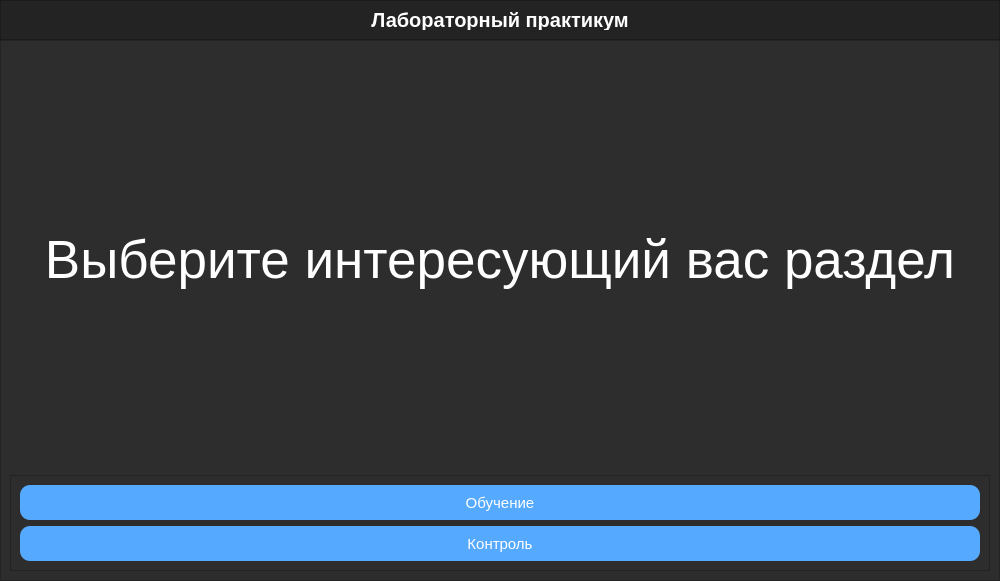
<?xml version="1.0" encoding="UTF-8"?>
<ui version="4.0">
 <class>MainWindow</class>
 <widget class="QMainWindow" name="MainWindow">
  <property name="geometry">
   <rect>
    <x>0</x>
    <y>0</y>
    <width>1000</width>
    <height>581</height>
   </rect>
  </property>
  <property name="minimumSize">
   <size>
    <width>1000</width>
    <height>500</height>
   </size>
  </property>
  <property name="windowTitle">
   <string>MainWindow</string>
  </property>
  <property name="styleSheet">
   <string notr="true">background-color: rgb(45, 45, 45);</string>
  </property>
  <widget class="QWidget" name="centralwidget">
   <layout class="QVBoxLayout" name="verticalLayout">
    <property name="spacing">
     <number>0</number>
    </property>
    <property name="leftMargin">
     <number>0</number>
    </property>
    <property name="topMargin">
     <number>0</number>
    </property>
    <property name="rightMargin">
     <number>0</number>
    </property>
    <property name="bottomMargin">
     <number>0</number>
    </property>
    <item>
     <widget class="QFrame" name="Top_Bar">
      <property name="maximumSize">
       <size>
        <width>16777215</width>
        <height>40</height>
       </size>
      </property>
      <property name="styleSheet">
       <string notr="true">background-color: rgb(35, 35, 35);</string>
      </property>
      <property name="frameShape">
       <enum>QFrame::NoFrame</enum>
      </property>
      <property name="frameShadow">
       <enum>QFrame::Raised</enum>
      </property>
      <layout class="QHBoxLayout" name="horizontalLayout">
       <property name="spacing">
        <number>0</number>
       </property>
       <property name="leftMargin">
        <number>0</number>
       </property>
       <property name="topMargin">
        <number>0</number>
       </property>
       <property name="rightMargin">
        <number>0</number>
       </property>
       <property name="bottomMargin">
        <number>0</number>
       </property>
       <item>
        <widget class="QFrame" name="frame_top">
         <property name="frameShape">
          <enum>QFrame::StyledPanel</enum>
         </property>
         <property name="frameShadow">
          <enum>QFrame::Raised</enum>
         </property>
         <layout class="QVBoxLayout" name="verticalLayout_10">
          <item>
           <widget class="QLabel" name="label_3">
            <property name="styleSheet">
             <string notr="true">QLabel{
	font-size:20px;
	font-weight:bold;
	color: white;
}</string>
            </property>
            <property name="text">
             <string>Лабораторный практикум</string>
            </property>
            <property name="alignment">
             <set>Qt::AlignCenter</set>
            </property>
           </widget>
          </item>
         </layout>
        </widget>
       </item>
      </layout>
     </widget>
    </item>
    <item>
     <widget class="QFrame" name="Content">
      <property name="frameShape">
       <enum>QFrame::NoFrame</enum>
      </property>
      <property name="frameShadow">
       <enum>QFrame::Raised</enum>
      </property>
      <layout class="QHBoxLayout" name="horizontalLayout_2">
       <property name="spacing">
        <number>0</number>
       </property>
       <property name="leftMargin">
        <number>0</number>
       </property>
       <property name="topMargin">
        <number>0</number>
       </property>
       <property name="rightMargin">
        <number>0</number>
       </property>
       <property name="bottomMargin">
        <number>0</number>
       </property>
       <item>
        <widget class="QFrame" name="frame_pages">
         <property name="frameShape">
          <enum>QFrame::StyledPanel</enum>
         </property>
         <property name="frameShadow">
          <enum>QFrame::Raised</enum>
         </property>
         <layout class="QVBoxLayout" name="verticalLayout_5">
          <item>
           <widget class="QStackedWidget" name="stackedWidget">
            <property name="currentIndex">
             <number>0</number>
            </property>
            <widget class="QWidget" name="page_1">
             <layout class="QVBoxLayout" name="verticalLayout_7">
              <item>
               <widget class="QLabel" name="label_1">
                <property name="font">
                 <font>
                  <pointsize>40</pointsize>
                 </font>
                </property>
                <property name="styleSheet">
                 <string notr="true">color: #FFF;</string>
                </property>
                <property name="text">
                 <string>Выберите интересующий вас раздел</string>
                </property>
                <property name="alignment">
                 <set>Qt::AlignCenter</set>
                </property>
               </widget>
              </item>
             </layout>
            </widget>
            <widget class="QWidget" name="page_2">
             <layout class="QVBoxLayout" name="verticalLayout_6">
              <item>
               <widget class="QScrollArea" name="scrollArea">
                <property name="styleSheet">
                 <string notr="true">QPushButton{
	color: white;
	background:rgb(85, 170, 255);
	height: 35px;
 	border-radius:10px;
	font-size:15px;
}</string>
                </property>
                <property name="widgetResizable">
                 <bool>true</bool>
                </property>
                <widget class="QWidget" name="scrollAreaWidgetContents">
                 <property name="geometry">
                  <rect>
                   <x>0</x>
                   <y>0</y>
                   <width>943</width>
                   <height>586</height>
                  </rect>
                 </property>
                 <layout class="QVBoxLayout" name="verticalLayout_4">
                  <item>
                   <widget class="QPushButton" name="btn">
                    <property name="text">
                     <string>PushButton</string>
                    </property>
                   </widget>
                  </item>
                  <item>
                   <widget class="QPushButton" name="btn_7">
                    <property name="text">
                     <string>PushButton</string>
                    </property>
                   </widget>
                  </item>
                  <item>
                   <widget class="QPushButton" name="btn_8">
                    <property name="text">
                     <string>PushButton</string>
                    </property>
                   </widget>
                  </item>
                  <item>
                   <widget class="QPushButton" name="btn_5">
                    <property name="text">
                     <string>PushButton</string>
                    </property>
                   </widget>
                  </item>
                  <item>
                   <widget class="QPushButton" name="btn_9">
                    <property name="text">
                     <string>PushButton</string>
                    </property>
                   </widget>
                  </item>
                  <item>
                   <widget class="QPushButton" name="btn_10">
                    <property name="text">
                     <string>PushButton</string>
                    </property>
                   </widget>
                  </item>
                  <item>
                   <widget class="QPushButton" name="btn_11">
                    <property name="text">
                     <string>PushButton</string>
                    </property>
                   </widget>
                  </item>
                  <item>
                   <widget class="QPushButton" name="btn_3">
                    <property name="text">
                     <string>PushButton</string>
                    </property>
                   </widget>
                  </item>
                  <item>
                   <widget class="QPushButton" name="btn_2">
                    <property name="text">
                     <string>PushButton</string>
                    </property>
                   </widget>
                  </item>
                  <item>
                   <widget class="QPushButton" name="btn_6">
                    <property name="text">
                     <string>PushButton</string>
                    </property>
                   </widget>
                  </item>
                  <item>
                   <widget class="QPushButton" name="btn_14">
                    <property name="text">
                     <string>PushButton</string>
                    </property>
                   </widget>
                  </item>
                  <item>
                   <widget class="QPushButton" name="btn_12">
                    <property name="text">
                     <string>PushButton</string>
                    </property>
                   </widget>
                  </item>
                  <item>
                   <widget class="QPushButton" name="btn_4">
                    <property name="text">
                     <string>PushButton</string>
                    </property>
                   </widget>
                  </item>
                  <item>
                   <widget class="QPushButton" name="btn_13">
                    <property name="text">
                     <string>PushButton</string>
                    </property>
                   </widget>
                  </item>
                 </layout>
                </widget>
               </widget>
              </item>
             </layout>
            </widget>
            <widget class="QWidget" name="page_3">
             <layout class="QVBoxLayout" name="verticalLayout_8">
              <item>
               <widget class="QScrollArea" name="scrollArea_2">
                <property name="styleSheet">
                 <string notr="true">QPushButton{
	color: white;
	background:rgb(85, 170, 255);
	height: 35px;
 	border-radius:10px;
	font-size:15px;
}</string>
                </property>
                <property name="widgetResizable">
                 <bool>true</bool>
                </property>
                <widget class="QWidget" name="scrollAreaWidgetContents_2">
                 <property name="geometry">
                  <rect>
                   <x>0</x>
                   <y>0</y>
                   <width>943</width>
                   <height>586</height>
                  </rect>
                 </property>
                 <layout class="QVBoxLayout" name="verticalLayout_9">
                  <item>
                   <widget class="QPushButton" name="pushButton_28">
                    <property name="text">
                     <string>PushButton</string>
                    </property>
                   </widget>
                  </item>
                  <item>
                   <widget class="QPushButton" name="pushButton_21">
                    <property name="text">
                     <string>PushButton</string>
                    </property>
                   </widget>
                  </item>
                  <item>
                   <widget class="QPushButton" name="pushButton_20">
                    <property name="text">
                     <string>PushButton</string>
                    </property>
                   </widget>
                  </item>
                  <item>
                   <widget class="QPushButton" name="pushButton_15">
                    <property name="text">
                     <string>PushButton</string>
                    </property>
                   </widget>
                  </item>
                  <item>
                   <widget class="QPushButton" name="pushButton_19">
                    <property name="text">
                     <string>PushButton</string>
                    </property>
                   </widget>
                  </item>
                  <item>
                   <widget class="QPushButton" name="pushButton_27">
                    <property name="text">
                     <string>PushButton</string>
                    </property>
                   </widget>
                  </item>
                  <item>
                   <widget class="QPushButton" name="pushButton_18">
                    <property name="text">
                     <string>PushButton</string>
                    </property>
                   </widget>
                  </item>
                  <item>
                   <widget class="QPushButton" name="pushButton_16">
                    <property name="text">
                     <string>PushButton</string>
                    </property>
                   </widget>
                  </item>
                  <item>
                   <widget class="QPushButton" name="pushButton_22">
                    <property name="text">
                     <string>PushButton</string>
                    </property>
                   </widget>
                  </item>
                  <item>
                   <widget class="QPushButton" name="pushButton_26">
                    <property name="text">
                     <string>PushButton</string>
                    </property>
                   </widget>
                  </item>
                  <item>
                   <widget class="QPushButton" name="pushButton_17">
                    <property name="text">
                     <string>PushButton</string>
                    </property>
                   </widget>
                  </item>
                  <item>
                   <widget class="QPushButton" name="pushButton_25">
                    <property name="text">
                     <string>PushButton</string>
                    </property>
                   </widget>
                  </item>
                  <item>
                   <widget class="QPushButton" name="pushButton_23">
                    <property name="text">
                     <string>PushButton</string>
                    </property>
                   </widget>
                  </item>
                  <item>
                   <widget class="QPushButton" name="pushButton_24">
                    <property name="text">
                     <string>PushButton</string>
                    </property>
                   </widget>
                  </item>
                 </layout>
                </widget>
               </widget>
              </item>
             </layout>
            </widget>
           </widget>
          </item>
          <item>
           <widget class="QFrame" name="frame">
            <property name="styleSheet">
             <string notr="true">QPushButton{
	color: white;
	background:rgb(85, 170, 255);
	height: 35px;
 	border-radius:10px;
	font-size: 15px;
}</string>
            </property>
            <property name="frameShape">
             <enum>QFrame::StyledPanel</enum>
            </property>
            <property name="frameShadow">
             <enum>QFrame::Raised</enum>
            </property>
            <layout class="QVBoxLayout" name="verticalLayout_3">
             <item>
              <widget class="QPushButton" name="btn_page_2">
               <property name="text">
                <string>Обучение</string>
               </property>
              </widget>
             </item>
             <item>
              <widget class="QPushButton" name="btn_page_3">
               <property name="text">
                <string>Контроль</string>
               </property>
              </widget>
             </item>
            </layout>
           </widget>
          </item>
         </layout>
        </widget>
       </item>
      </layout>
     </widget>
    </item>
   </layout>
  </widget>
 </widget>
 <resources/>
 <connections/>
</ui>
